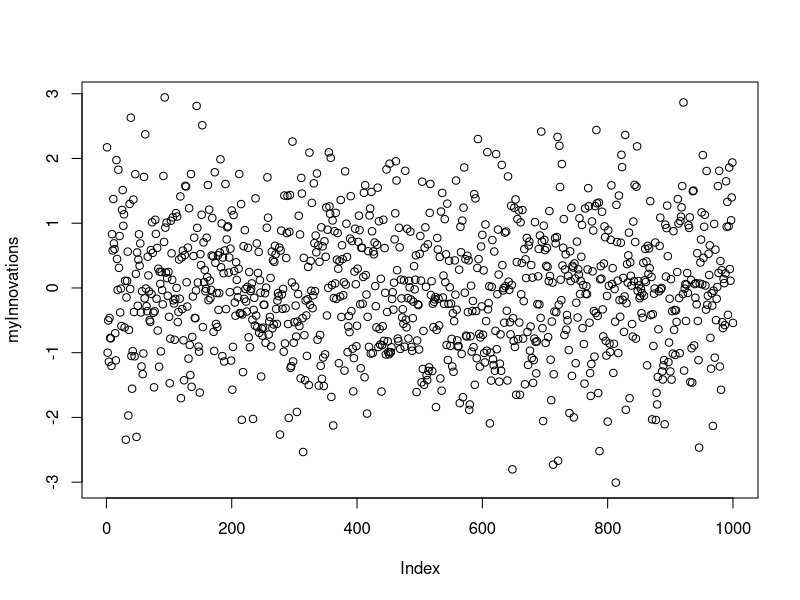
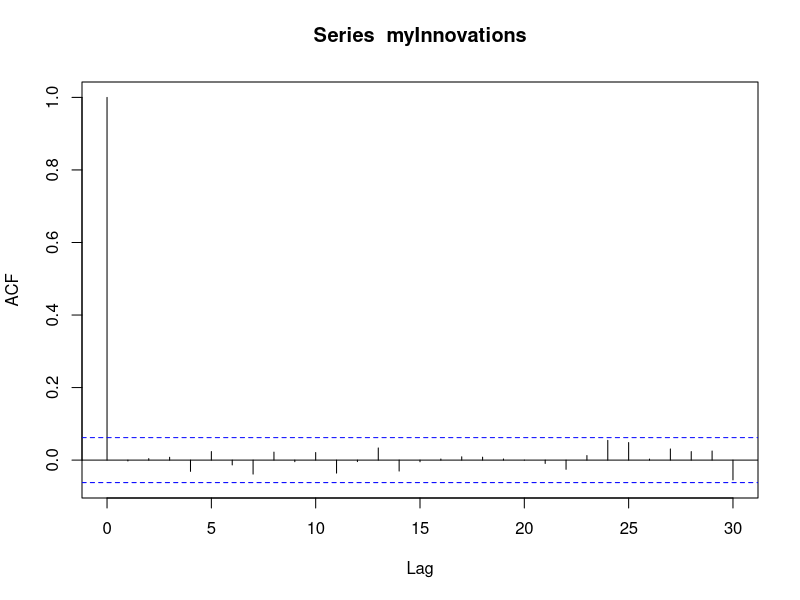

Write R code to recreate these figures, in order.
library(forecast)

computeInnovations <- function(x)
{
  fit <- arima(x, order = c(1, 0, 0))
  x_hats <- 0
  e <- x[1]

  for (i in 1:(length(x) - 1)) {
    forecast_value_new = forecast(x[1:i], h = 1, model = fit)$mean
    x_hats <- c(x_hats, forecast_value_new) # append the new value
    e_new = x[i+1] - x_hats[i+1]
    e <- c(e, e_new) # append to innovations array
  }

  return(e)
}


simulated = arima.sim(n = 1000, list(ar = c(1/2)))
myInnovations = computeInnovations(simulated)
plot(myInnovations)
acf(myInnovations, cov=TRUE)
acf(myInnovations, plot = FALSE)
